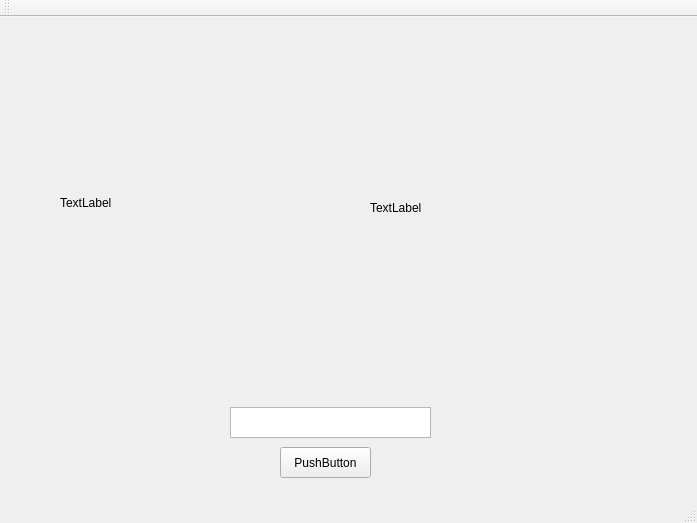
<?xml version="1.0" encoding="UTF-8"?>
<ui version="4.0">
 <class>MainWindow</class>
 <widget class="QMainWindow" name="MainWindow">
  <property name="geometry">
   <rect>
    <x>0</x>
    <y>0</y>
    <width>697</width>
    <height>523</height>
   </rect>
  </property>
  <property name="windowTitle">
   <string>MainWindow</string>
  </property>
  <widget class="QWidget" name="centralWidget">
   <widget class="QLabel" name="label">
    <property name="geometry">
     <rect>
      <x>60</x>
      <y>20</y>
      <width>271</width>
      <height>331</height>
     </rect>
    </property>
    <property name="text">
     <string>TextLabel</string>
    </property>
   </widget>
   <widget class="QLabel" name="label_2">
    <property name="geometry">
     <rect>
      <x>370</x>
      <y>30</y>
      <width>301</width>
      <height>321</height>
     </rect>
    </property>
    <property name="text">
     <string>TextLabel</string>
    </property>
   </widget>
   <widget class="QPushButton" name="pushButton">
    <property name="geometry">
     <rect>
      <x>280</x>
      <y>430</y>
      <width>91</width>
      <height>31</height>
     </rect>
    </property>
    <property name="text">
     <string>PushButton</string>
    </property>
   </widget>
   <widget class="QTextEdit" name="textEdit">
    <property name="geometry">
     <rect>
      <x>230</x>
      <y>390</y>
      <width>201</width>
      <height>31</height>
     </rect>
    </property>
   </widget>
  </widget>
  <widget class="QMenuBar" name="menuBar">
   <property name="geometry">
    <rect>
     <x>0</x>
     <y>0</y>
     <width>697</width>
     <height>22</height>
    </rect>
   </property>
  </widget>
  <widget class="QToolBar" name="mainToolBar">
   <attribute name="toolBarArea">
    <enum>TopToolBarArea</enum>
   </attribute>
   <attribute name="toolBarBreak">
    <bool>false</bool>
   </attribute>
  </widget>
  <widget class="QStatusBar" name="statusBar"/>
 </widget>
 <layoutdefault spacing="6" margin="11"/>
 <resources/>
 <connections/>
</ui>
